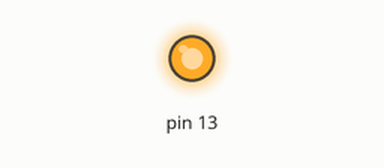
Simulated run of this sketch. Board: Arduino Uno, built with avr-gcc and run on an emulated ATmega328P. Shown: output pins drawn as LEDs (lit = HIGH).

Above: at 0.01 s.
At 0.6 s:
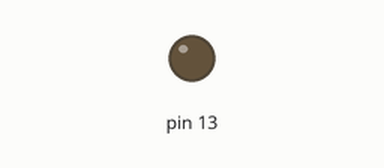
Timing chart, 0 to 2.1 s (numbered marks = the images above):
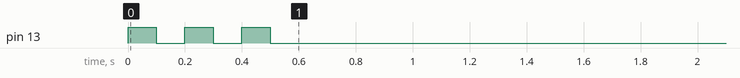

The sketch:

test_for_git.ino
```cpp
void setup() {
  pinMode(13, OUTPUT);

  digitalWrite(13, 1);
  delay(100);
  digitalWrite(13, 0);
  delay(100);
  digitalWrite(13, 1);
  delay(100);
  digitalWrite(13, 0);
  delay(100);
  digitalWrite(13, 1);
  delay(100);
  digitalWrite(13, 0);
  delay(100);

}

void loop() {


}
```
